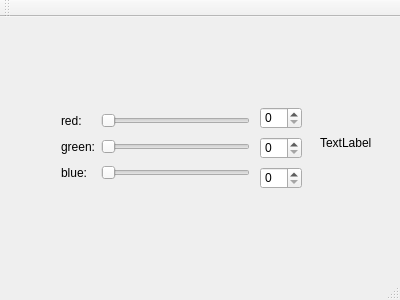
<?xml version="1.0" encoding="UTF-8"?>
<ui version="4.0">
 <class>MainWindow</class>
 <widget class="QMainWindow" name="MainWindow">
  <property name="geometry">
   <rect>
    <x>0</x>
    <y>0</y>
    <width>400</width>
    <height>300</height>
   </rect>
  </property>
  <property name="windowTitle">
   <string>MainWindow</string>
  </property>
  <widget class="QWidget" name="centralWidget">
   <widget class="QWidget" name="gridLayoutWidget">
    <property name="geometry">
     <rect>
      <x>50</x>
      <y>80</y>
      <width>211</width>
      <height>101</height>
     </rect>
    </property>
    <layout class="QGridLayout" name="gridLayout">
     <item row="1" column="1">
      <widget class="QSlider" name="horizontalSliderRed">
       <property name="orientation">
        <enum>Qt::Horizontal</enum>
       </property>
      </widget>
     </item>
     <item row="3" column="0">
      <widget class="QLabel" name="labelBlue">
       <property name="text">
        <string>blue:</string>
       </property>
      </widget>
     </item>
     <item row="1" column="0">
      <widget class="QLabel" name="labelRed">
       <property name="text">
        <string>red:</string>
       </property>
      </widget>
     </item>
     <item row="3" column="1">
      <widget class="QSlider" name="horizontalSliderBlue">
       <property name="orientation">
        <enum>Qt::Horizontal</enum>
       </property>
      </widget>
     </item>
     <item row="2" column="1">
      <widget class="QSlider" name="horizontalSliderGreen">
       <property name="orientation">
        <enum>Qt::Horizontal</enum>
       </property>
      </widget>
     </item>
     <item row="2" column="0">
      <widget class="QLabel" name="labelGreen">
       <property name="text">
        <string>green:</string>
       </property>
      </widget>
     </item>
    </layout>
   </widget>
   <widget class="QLabel" name="colorLabel">
    <property name="geometry">
     <rect>
      <x>320</x>
      <y>100</y>
      <width>62</width>
      <height>51</height>
     </rect>
    </property>
    <property name="text">
     <string>TextLabel</string>
    </property>
   </widget>
   <widget class="QSpinBox" name="spinBoxRed">
    <property name="geometry">
     <rect>
      <x>260</x>
      <y>90</y>
      <width>42</width>
      <height>22</height>
     </rect>
    </property>
   </widget>
   <widget class="QSpinBox" name="spinBoxGreen">
    <property name="geometry">
     <rect>
      <x>260</x>
      <y>120</y>
      <width>42</width>
      <height>22</height>
     </rect>
    </property>
   </widget>
   <widget class="QSpinBox" name="spinBoxBlue">
    <property name="geometry">
     <rect>
      <x>260</x>
      <y>150</y>
      <width>42</width>
      <height>22</height>
     </rect>
    </property>
   </widget>
  </widget>
  <widget class="QMenuBar" name="menuBar">
   <property name="geometry">
    <rect>
     <x>0</x>
     <y>0</y>
     <width>400</width>
     <height>26</height>
    </rect>
   </property>
  </widget>
  <widget class="QToolBar" name="mainToolBar">
   <attribute name="toolBarArea">
    <enum>TopToolBarArea</enum>
   </attribute>
   <attribute name="toolBarBreak">
    <bool>false</bool>
   </attribute>
  </widget>
  <widget class="QStatusBar" name="statusBar"/>
 </widget>
 <layoutdefault spacing="6" margin="11"/>
 <resources/>
 <connections>
  <connection>
   <sender>spinBoxRed</sender>
   <signal>valueChanged(int)</signal>
   <receiver>horizontalSliderRed</receiver>
   <slot>setValue(int)</slot>
   <hints>
    <hint type="sourcelabel">
     <x>280</x>
     <y>140</y>
    </hint>
    <hint type="destinationlabel">
     <x>177</x>
     <y>135</y>
    </hint>
   </hints>
  </connection>
  <connection>
   <sender>horizontalSliderRed</sender>
   <signal>valueChanged(int)</signal>
   <receiver>spinBoxRed</receiver>
   <slot>setValue(int)</slot>
   <hints>
    <hint type="sourcelabel">
     <x>177</x>
     <y>135</y>
    </hint>
    <hint type="destinationlabel">
     <x>280</x>
     <y>140</y>
    </hint>
   </hints>
  </connection>
  <connection>
   <sender>horizontalSliderBlue</sender>
   <signal>valueChanged(int)</signal>
   <receiver>spinBoxBlue</receiver>
   <slot>setValue(int)</slot>
   <hints>
    <hint type="sourcelabel">
     <x>177</x>
     <y>201</y>
    </hint>
    <hint type="destinationlabel">
     <x>280</x>
     <y>200</y>
    </hint>
   </hints>
  </connection>
  <connection>
   <sender>horizontalSliderGreen</sender>
   <signal>valueChanged(int)</signal>
   <receiver>spinBoxGreen</receiver>
   <slot>setValue(int)</slot>
   <hints>
    <hint type="sourcelabel">
     <x>177</x>
     <y>168</y>
    </hint>
    <hint type="destinationlabel">
     <x>280</x>
     <y>170</y>
    </hint>
   </hints>
  </connection>
  <connection>
   <sender>spinBoxGreen</sender>
   <signal>valueChanged(int)</signal>
   <receiver>horizontalSliderGreen</receiver>
   <slot>setValue(int)</slot>
   <hints>
    <hint type="sourcelabel">
     <x>280</x>
     <y>170</y>
    </hint>
    <hint type="destinationlabel">
     <x>177</x>
     <y>168</y>
    </hint>
   </hints>
  </connection>
 </connections>
</ui>
